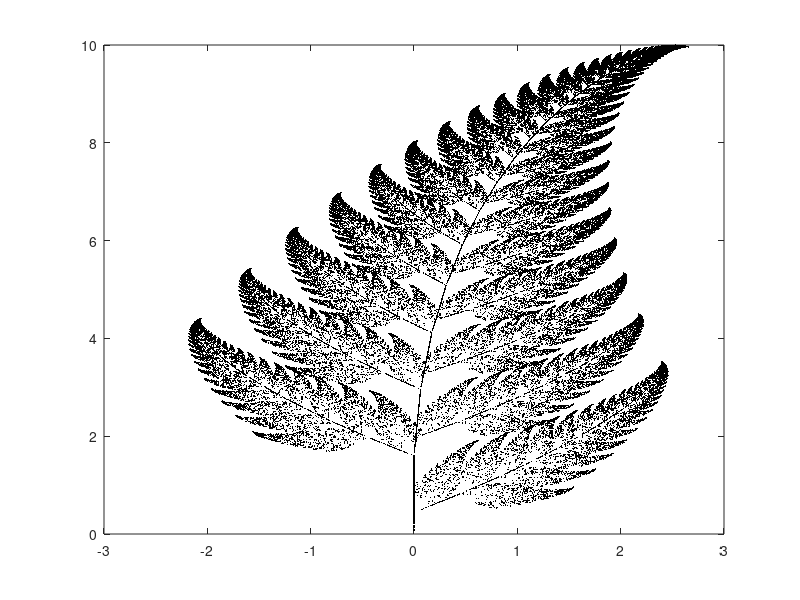

The MATLAB script that drew this image:
f1_abcd = [0 0 ; 0 0.16]
f2_abcd = [ 0.85 0.04 ; -0.04 0.85 ]
f3_abcd = [ 0.2 -0.26 ; 0.23 0.22 ]
f4_abcd = [-0.15 0.28 ; 0.26 0.24 ]

f1_ef = [ 0 ; 0]
f2_ef = [ 0 ; 1.6]
f3_ef = [ 0 ; 1.6]
f4_ef = [0 ; 0.44]

% Iterationen
n = 100000;

% Erstellung Matrix von Nullen
H = zeros(n,2);

x = 0
y = 0

% First point drawn
T = [x;y]

for i=2:n
    % probability Factor
    p = rand;
      if p < 0.01
           S1 = f1_abcd*T + f1_ef;
           x = S1(1);
           y = S1(2);
       elseif p < 0.85
           S2 = f2_abcd*T + f2_ef;
           x = S2(1);
           y = S2(2);
       elseif p < 0.93
           S3 = f3_abcd*T + f3_ef;
           x = S3(1);
           y = S3(2);
      else
           S4 = f4_abcd*T + f4_ef;
           x = S4(1);
           y = S4(2);
      end
       T = [x;y];
       H(i,1) = x;
       H(i,2) = y;
end

X = H(:,1)
Y = H(:,2)

plot(X,Y,'.', 'Color', [0, 0, 0], 'markersize', 0.1)